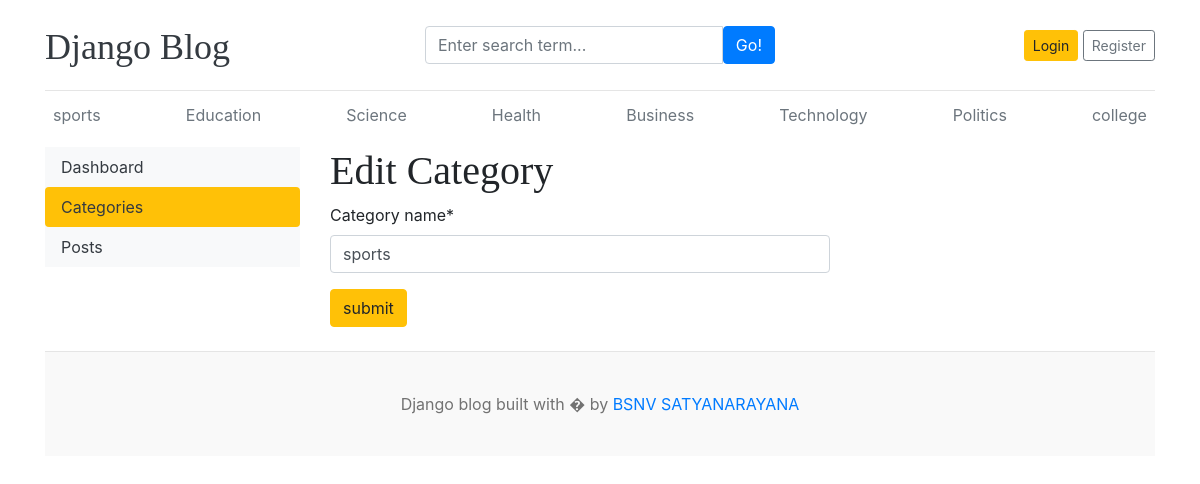
The page /dashboard/categories/edit/1/ on the database its author committed.
### blog/models.py (models this page shows, shortened)
class Category(models.Model):
    category_name=models.CharField(max_length=50,unique=True)
    created_at=models.DateTimeField(auto_now_add=True)
    updated_at=models.DateTimeField(auto_now=True)
    class Meta:
        verbose_name_plural='categories'

### dashboards/views.py (the view)
# urls.py: path('categories/edit/<int:pk>/',views.edit_category,name='edit_category'),
def edit_category(request,pk):
    category=get_object_or_404(Category,pk=pk)
    if request.method=='POST':
        form=CategoryForm(request.POST,instance=category)
        if form.is_valid():
            form.save()
            return redirect('categories')
    form=CategoryForm(instance=category)
    context={
       'form':form,
    }
    return render(request,'dashboard/edit_category.html',context)

### dashboards/forms.py
class CategoryForm(forms.ModelForm):
    class Meta:
        model=Category
        fields='__all__'

### blog/context_processors.py (called while the page is built)
def get_categories(request):
    categories=Category.objects.all()
    return dict(categories=categories)

def get_social_links(request):
    social_links=SocialLink.objects.all()
    return dict(social_links=social_links)

### templates/dashboard/edit_category.html (shortened to what this page needs)
{% extends 'base.html' %}
{% block content %}
{% load crispy_forms_tags %}
  <div class="row">
    {% include 'dashboard/sidebar.html' %}
    <div class="col-md-9">
      <h1>Edit Category</h1>
      <form action="" method="POST" style="width:500px">
      {{form | crispy}}
      <button type="submit" class="btn btn-warning">submit</button>
      </form>
      <br>
    </div>
  </div>
{% endblock %}

### templates/base.html (shortened to what this page needs)
{% load static %}
<!DOCTYPE html>
<html lang="en">
<head>
    <link href="https://getbootstrap.com/docs/4.0/dist/css/bootstrap.min.css" rel="stylesheet">
    <link href="{% static 'css/blog.css' %}" rel="stylesheet">
    <link rel="stylesheet" href="https://cdnjs.cloudflare.com/ajax/libs/font-awesome/4.7.0/css/font-awesome.min.css">
  </head>
<body>
    <div class="container">
      <header class="blog-header py-3">
        <div class="row flex-nowrap justify-content-between align-items-center">
          <div class="col-4 pt-1">
            <a class="blog-header-logo text-dark" href="/">Django Blog</a>
          </div>
          <div class="col-4">
             <form action="{% url 'search' %}" method="GET">
              <div class="input-group">
                <input class="form-control" type="text" name="keyword" value="{{keyword}}" placeholder="Enter search term..." aria-label="Enter search term..." aria-describedby="button-search" />
                <button type="submit" class="btn btn-primary" id="button-search" type="button">Go!</button>
            </div>
             </form>
          </div>
          <div class="col-4 d-flex justify-content-end align-items-center">
            {% if not user.is_authenticated %}
            <a class="btn btn-sm btn-warning" href="{% url 'login' %}">Login</a> &nbsp;
            <a class="btn btn-sm btn-outline-secondary" href="{% url 'register' %}">Register</a>
          </div>
            {% else %}
            <span><a href="{% url 'dashboard' %}">dashboard</a></span>
            &emsp;
            <span><a href="{% url 'logout' %}">Logout</a></span>
            {% endif %}
        </div>
      </header>
      <div class="nav-scroller py-1 mb-2">
        <nav class="nav d-flex justify-content-between">
          {% for cat in categories %}
          <a class="p-2 text-muted" href="{% url 'posts_by_category' cat.id %}">{{cat.category_name}}</a>
          {% endfor %}
        </nav>
      </div>
{% block content %}
{% endblock  %}
<footer class="blog-footer">
    <p>Django blog built with � by <a href="#">BSNV SATYANARAYANA</a></p>
  </footer>
  </body>
  </html>

### project1/static/css/blog.css (style rules this page uses)
.blog-header { border-bottom: 1px solid #e5e5e5; }
.blog-header-logo { font-family: "Playfair Display", Georgia, "Times New Roman", serif; font-size: 2.25rem; }
h1, h2, h3, h4, h5, h6 { font-family: "Playfair Display", Georgia, "Times New Roman", serif; }
.blog-footer { padding: 2.5rem 0; color: #727272; text-align: center; background-color: #f9f9f9; border-top: .05rem solid #e5e5e5; }
.blog-footer p:last-child { margin-bottom: 0; }

### rows shown on the page
Category: category_name "sports"
Category: category_name "Education"
Category: category_name "Science"
Category: category_name "Health"
Category: category_name "Business"
Category: category_name "Technology"
Category: category_name "Politics"
Category: category_name "college"
